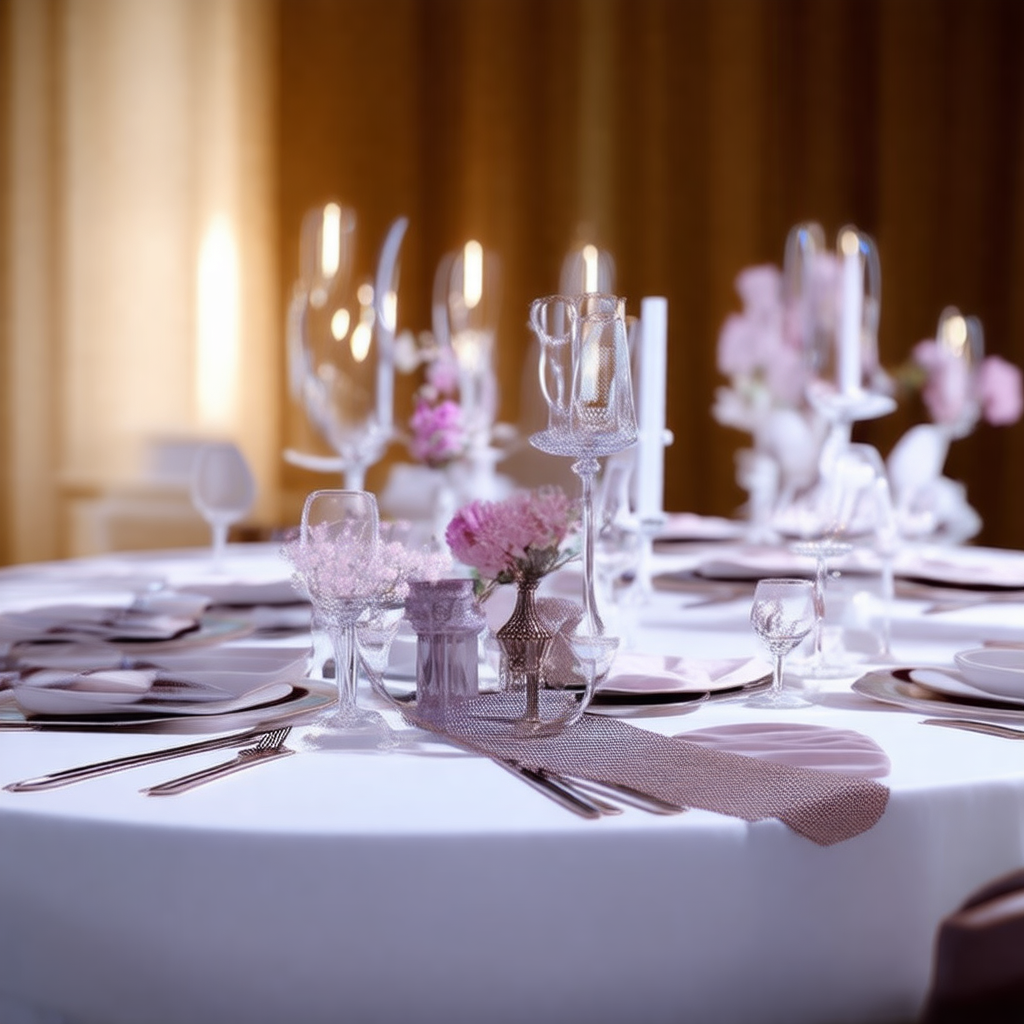

The script that saved this image:
# %%
import torch
from sd_pipeline import StableDiffusion3Pipeline
from sd_processor import JointAttnProcessor2_0
pipe = StableDiffusion3Pipeline.from_pretrained("stabilityai/stable-diffusion-3.5-medium", torch_dtype=torch.bfloat16)
pipe = pipe.to("cuda")

# %%
for block in pipe.transformer.transformer_blocks:
    block.attn.processor = JointAttnProcessor2_0()




import argparse
parser = argparse.ArgumentParser()
parser.add_argument("--prompt", type=str, default="winter landscape in BC, Canada")
parser.add_argument("--negative_prompt", type=str, default="water body is visible in the image")
parser.add_argument("--seed", type=int, default=1747891046)
args = parser.parse_args()
prompt = args.prompt
negative_prompt = args.negative_prompt
seed = args.seed

len(pipe.tokenizer_3.tokenize(negative_prompt)), len(pipe.tokenizer_3.tokenize(negative_prompt)), len(pipe.tokenizer_3.tokenize(negative_prompt))

# %%
for block in pipe.transformer.transformer_blocks:
    block.attn.processor.neg_prompt_len=max([
        len(pipe.tokenizer.tokenize(negative_prompt)), 
        len(pipe.tokenizer_2.tokenize(negative_prompt)),
        len(pipe.tokenizer_3.tokenize(negative_prompt))
    ]) + 1 

# %%
import time
import numpy as np
from PIL import Image
# seed = 1747891046#int(time.time())

image = pipe(
    prompt,
    negative_prompt=negative_prompt,
    num_inference_steps=32,
    avoidance_factor=2.7,
    guidance_scale=8,
    generator=torch.manual_seed(seed),  
).images[0] 


image.save("ours.png") 